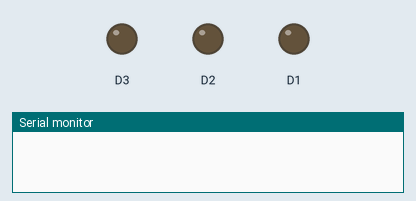
Simulated run of this sketch. Board: ESP8266 (NodeMCU). Parts: output pins drawn as LEDs (lit = HIGH), the last lines printed to the serial monitor. WiFi joins after 1.5 s; servers stay silent unless stated; uploads are accepted with an empty reply.

Above: at 0.0 s.
At 1.7 s:
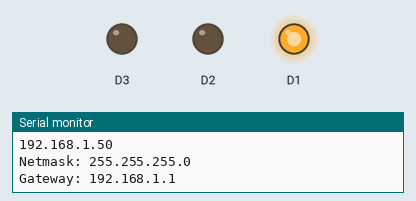
Timing chart, 0 to 3.6 s (numbered marks = the images above):
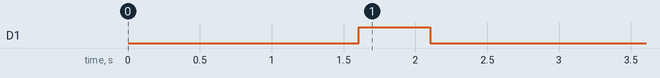

The sketch:

iot.ino
```cpp
#include <ESP8266WiFi.h>
#include <ArduinoJson.h>

const char* ssid     = "Vethics Studio";
const char* password = "Truevalue123!";
const char* host = "ironpool.000webhostapp.com"; //replace it with your webhost url
String url;
  int count = 0;
void setup()
{
  Serial.begin(115200);
  delay(100);
  pinMode(D1, OUTPUT);
  pinMode(D2, OUTPUT);
  pinMode(D3, OUTPUT);
  digitalWrite(D1, 0);
  digitalWrite(D2, 0);
  digitalWrite(D3, 0);
  Serial.println();
  Serial.println();
  Serial.print("Connecting to ");
  Serial.println(ssid);

  WiFi.begin(ssid, password);
  while (WiFi.status() != WL_CONNECTED)
  {
    delay(500);
    Serial.print(".");
  }

  Serial.println("");
  Serial.println("WiFi connected");
  Serial.println("IP address: ");
  Serial.println(WiFi.localIP());
  Serial.print("Netmask: ");
  Serial.println(WiFi.subnetMask());
  Serial.print("Gateway: ");
  Serial.println(WiFi.gatewayIP());
  digitalWrite(D1, 1);
  delay(500);
  digitalWrite(D1, 0);
  delay(500);
}

void loop()
{

  Serial.print("connecting to ");
  Serial.println(host);

  WiFiClient client;
  const int httpPort = 80;
  if (!client.connect(host, httpPort))
  {
    Serial.println("connection failed");
    return;
  }

  if (count == 0)
  {
    url = "/api/led/read_all.php?id=1";
    count = count + 1;
    Serial.println("Here1");
  }
  /*else if (count == 1){
    url = "/api/led/read_all.php?id=2";
    count = count + 1;
    Serial.println("Here2");
  }
  else if (count == 2){
    url = "/api/led/read_all.php?id=3";
    count = count + 1;
    Serial.println("Here3");
  }*/
  Serial.print("Requesting URL: ");
  Serial.println(url);

  client.print(String("GET ") + url + " HTTP/1.1\r\n" +
               "Host: " + host + "\r\n" +
               "Connection: close\r\n\r\n");
  delay(500);
  String section="header";
  while(client.available())
  {
    String line = client.readStringUntil('\r');
    Serial.print(line);
    // we’ll parse the HTML body here
    if (section=="header")
    { // headers..

      if (line=="\n")
      { // skips the empty space at the beginning
        section="json";
      }
    }
    else if (section=="json")
    {  // print the good stuff
      section="ignore";
      String result = line.substring(1);
      Serial.print("\n");
      Serial.print(result);

      // Parse JSON
      int size = result.length() + 1;
      Serial.print(size);
      char json[size];
      result.toCharArray(json, size);
      Serial.println();
      Serial.println(result);
      StaticJsonBuffer<200> jsonBuffer;
      JsonObject& json_parsed = jsonBuffer.parseObject(json);

      if (!json_parsed.success())
      {
        Serial.println("parseObject() failed");
        return;
      }
      String led = json_parsed["led"][0]["status"];
      Serial.println(led);
      if(count == 1)
      {
        if(led == "on")
        {
          digitalWrite(D1, 1);
          delay(100);
          Serial.println("D1 is On..!");
        }
        else if(led == "off")
        {
          digitalWrite(D1, 0);
          delay(100);
          Serial.println("D1 is Off..!");
        }
      }


      /*else if(count == 2)
      {
        if(led == "on")
        {
          digitalWrite(D2, 1);
          Serial.println("D2 is On..!");
        }
        else if(led == "off")
        {
          digitalWrite(D2, 0);
          Serial.println("D2 is Off..!");
        }
      }
      else if(count == 3)
      {
        if(led == "on")
        {
          digitalWrite(D3, 1);
          Serial.println("D3 is On..!");
        }
        else if(led == "off")
        {
          digitalWrite(D3, 0);
          Serial.println("D3 is Off..!");
        }
        count = 0;
      }*/

      //if (count == 3)
        //count = 0;


    }
  }
  Serial.println();
  Serial.println("closing connection");
  delay(3000);
}
```
